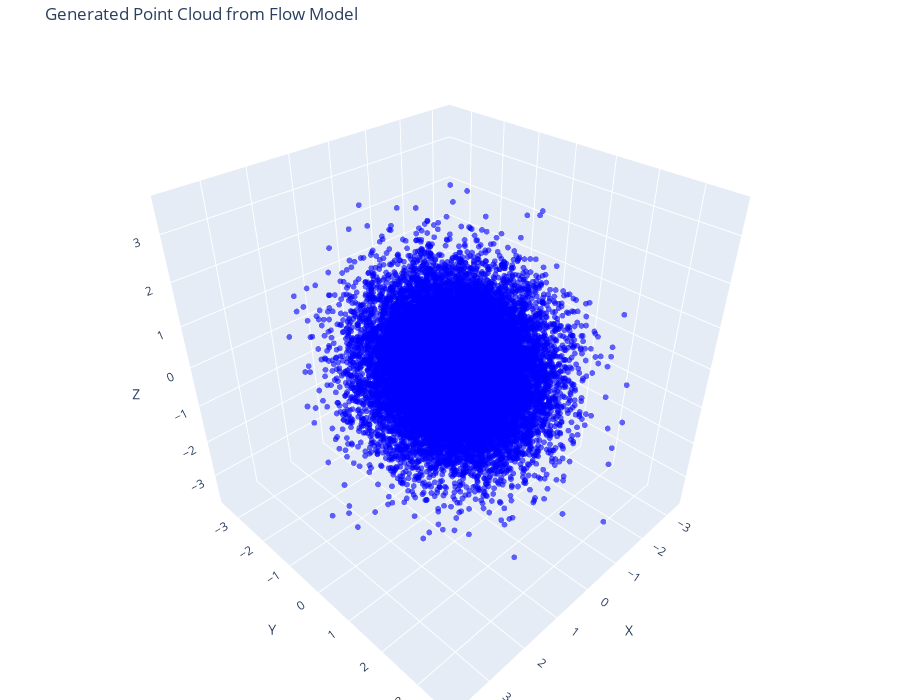

Notebook cell for this chart:
### Code cell
gaussian_model.eval()
with torch.no_grad():
    x = torch.randn((20000, 3), device=device)
    steps = 20

    h = 1.0 / steps
    t = torch.zeros(x.size(0)).to(x.device)

    for _ in range(steps):
        k1 = gaussian_model(x, t)
        k2 = gaussian_model(x + h * k1 / 2, t + h / 2)
        k3 = gaussian_model(x + h * k2 / 2, t + h / 2)
        k4 = gaussian_model(x + h * k3, t + h)
        x = x + h * (k1 + 2 * k2 + 2 * k3 + k4) / 6
        t += h

    x = x.squeeze(0).squeeze(0).detach().cpu().numpy()
print(x.shape)
fig = go.Figure(data=[go.Scatter3d(
    x=x[:, 0],
    y=x[:, 1],
    z=x[:, 2],
    mode='markers',
    marker=dict(
        size=2,
        color='blue',
        opacity=0.6
    ),
    hovertemplate='<b>Point</b><br>X: %{x:.3f}<br>Y: %{y:.3f}<br>Z: %{z:.3f}<extra></extra>'
)])

fig.update_layout(
    title='Generated Point Cloud from Flow Model',
    scene=dict(
        xaxis_title='X',
        yaxis_title='Y',
        zaxis_title='Z',
        aspectmode='data'
    ),
    width=900,
    height=700,
    margin=dict(l=0, r=0, b=0, t=40)
)

fig.show()

### Figure 1 — Plotly figure (JSON) as saved in the notebook; plotly's stock layout.template omitted (floating-point values rounded to 4 significant figures; data arrays with more than 128 entries replaced by an {"elided": "..."} marker saying what was removed)
{"data": [{"hovertemplate": "<b>Point</b><br>X: %{x:.3f}<br>Y: %{y:.3f}<br>Z: %{z:.3f}<extra></extra>", "marker": {"color": "blue", "opacity": 0.6, "size": 2}, "mode": "markers", "type": "scatter3d", "x": {"elided": "20000 float values"}, "y": {"elided": "20000 float values"}, "z": {"elided": "20000 float values"}}], "layout": {"height": 700, "margin": {"b": 0, "l": 0, "r": 0, "t": 40}, "scene": {"aspectmode": "data", "xaxis": {"title": {"text": "X"}}, "yaxis": {"title": {"text": "Y"}}, "zaxis": {"title": {"text": "Z"}}}, "title": {"text": "Generated Point Cloud from Flow Model"}, "width": 900}}
